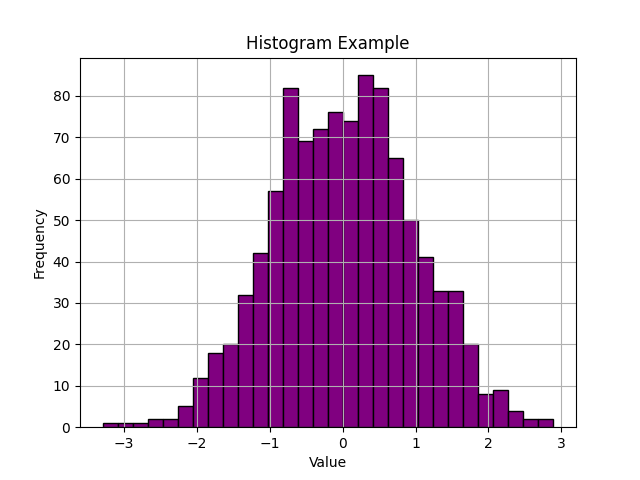

Reproduce this figure in Python.
import matplotlib.pyplot as plt
import numpy as np

data = np.random.randn(1000)  # 1000 normally distributed random numbers

plt.hist(data, bins=30, color='purple', edgecolor='black')
plt.title("Histogram Example")
plt.xlabel("Value")
plt.ylabel("Frequency")
plt.grid(True)
plt.show()
